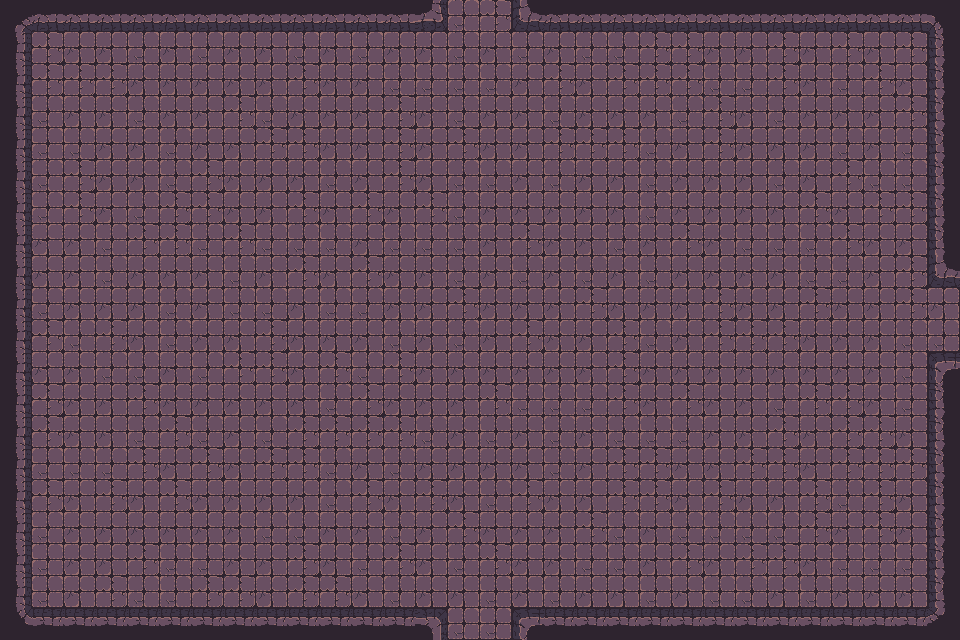

This game map was drawn from its Tiled (.tmx) file and the tilesets committed beside it. A one-line description and the full map source follow:
An orthogonal 30x20 tile map with 32x32 px tiles, 1 tile layer (Tile layer 1), 2 tilesets and 57 objects.

<map version="1.10" tiledversion="1.11.2" orientation="orthogonal" renderorder="right-down" width="30" height="20" tilewidth="32" tileheight="32" infinite="0" nextlayerid="3" nextobjectid="1">
    <tileset firstgid="1" name="Town Tileset" tilewidth="32" tileheight="32" tilecount="64" columns="8">
        <image source="../../../tiles/World H Tileset.png" trans="ff00ff" width="256" height="256" />
        <tile id="4">
            <objectgroup draworder="index" id="2">
                <object id="1" x="0" y="0" width="32" height="32" />
            </objectgroup>
        </tile>
        <tile id="5">
            <objectgroup draworder="index" id="2">
                <object id="1" x="0" y="0" width="32" height="32" />
            </objectgroup>
        </tile>
        <tile id="6">
            <objectgroup draworder="index" id="2">
                <object id="1" x="0" y="0" width="32" height="32" />
            </objectgroup>
        </tile>
        <tile id="7">
            <objectgroup draworder="index" id="2">
                <object id="1" x="0" y="0" width="32" height="32" />
            </objectgroup>
        </tile>
        <tile id="8">
            <objectgroup draworder="index" id="2">
                <object id="1" x="0" y="0" width="32" height="32" />
            </objectgroup>
        </tile>
        <tile id="10">
            <objectgroup draworder="index" id="2">
                <object id="1" x="0" y="32" width="32" height="0" />
            </objectgroup>
        </tile>
        <tile id="11">
            <objectgroup draworder="index" id="2">
                <object id="1" x="0" y="32" width="32" height="0" />
                <object id="2" x="32" y="0" width="0" height="32" />
            </objectgroup>
        </tile>
        <tile id="12">
            <objectgroup draworder="index" id="2">
                <object id="1" x="32" y="0" width="0" height="32" />
            </objectgroup>
        </tile>
        <tile id="13">
            <objectgroup draworder="index" id="2">
                <object id="1" x="0" y="32" width="32" height="0" />
                <object id="2" x="0" y="32" width="32" height="0" />
                <object id="3" x="0" y="0" width="0" height="32" />
            </objectgroup>
        </tile>
        <tile id="14">
            <objectgroup draworder="index" id="2">
                <object id="1" x="0" y="0" width="0" height="32" />
            </objectgroup>
        </tile>
        <tile id="16">
            <objectgroup draworder="index" id="2">
                <object id="1" x="0" y="0" width="32" height="32" />
            </objectgroup>
        </tile>
        <tile id="24">
            <objectgroup draworder="index" id="2">
                <object id="1" x="0" y="0" width="32" height="32" />
            </objectgroup>
        </tile>
    </tileset>
    <tileset firstgid="65" name="Dungeon Crawler Tileset" tilewidth="32" tileheight="32" tilecount="100" columns="10">
        <image source="../../../tiles/Dungeon_Tile.png" trans="" width="320" height="320" />
        <tile id="2">
            <objectgroup draworder="index" id="2">
                <object id="1" x="0" y="0" width="32" height="32" />
            </objectgroup>
        </tile>
        <tile id="3">
            <objectgroup draworder="index" id="2">
                <object id="1" x="0" y="0" width="32" height="32" />
            </objectgroup>
        </tile>
        <tile id="4">
            <objectgroup draworder="index" id="2">
                <object id="1" x="0" y="0" width="32" height="32" />
            </objectgroup>
        </tile>
        <tile id="5">
            <objectgroup draworder="index" id="2">
                <object id="1" x="0" y="0" width="32" height="32" />
            </objectgroup>
        </tile>
        <tile id="6">
            <objectgroup draworder="index" id="2">
                <object id="1" x="0" y="0" width="32" height="32" />
            </objectgroup>
        </tile>
        <tile id="8">
            <objectgroup draworder="index" id="2">
                <object id="1" x="0" y="0" width="32" height="32" />
            </objectgroup>
        </tile>
        <tile id="12">
            <objectgroup draworder="index" id="2">
                <object id="1" x="0" y="0" width="32" height="32" />
            </objectgroup>
        </tile>
        <tile id="13">
            <objectgroup draworder="index" id="2">
                <object id="1" x="0" y="0" width="32" height="32" />
            </objectgroup>
        </tile>
        <tile id="14">
            <objectgroup draworder="index" id="2">
                <object id="1" x="0" y="0" width="32" height="32" />
            </objectgroup>
        </tile>
        <tile id="15">
            <objectgroup draworder="index" id="2">
                <object id="1" x="0" y="0" width="32" height="32" />
            </objectgroup>
        </tile>
        <tile id="16">
            <objectgroup draworder="index" id="2">
                <object id="1" x="0" y="0" width="32" height="32" />
            </objectgroup>
        </tile>
        <tile id="18">
            <objectgroup draworder="index" id="2">
                <object id="1" x="0" y="0" width="32" height="32" />
            </objectgroup>
        </tile>
        <tile id="22">
            <objectgroup draworder="index" id="2">
                <object id="1" x="0" y="0" width="32" height="32" />
            </objectgroup>
        </tile>
        <tile id="23">
            <objectgroup draworder="index" id="2">
                <object id="1" x="0" y="0" width="32" height="32" />
            </objectgroup>
        </tile>
        <tile id="24">
            <objectgroup draworder="index" id="2">
                <object id="1" x="0" y="0" width="32" height="32" />
            </objectgroup>
        </tile>
        <tile id="25">
            <objectgroup draworder="index" id="2">
                <object id="1" x="0" y="0" width="32" height="32" />
            </objectgroup>
        </tile>
        <tile id="26">
            <objectgroup draworder="index" id="2">
                <object id="1" x="0" y="0" width="32" height="32" />
            </objectgroup>
        </tile>
        <tile id="28">
            <objectgroup draworder="index" id="2">
                <object id="1" x="0" y="0" width="32" height="32" />
            </objectgroup>
        </tile>
        <tile id="32">
            <objectgroup draworder="index" id="2">
                <object id="1" x="0" y="0" width="32" height="32" />
            </objectgroup>
        </tile>
        <tile id="33">
            <objectgroup draworder="index" id="2">
                <object id="1" x="0" y="0" width="32" height="32" />
            </objectgroup>
        </tile>
        <tile id="34">
            <objectgroup draworder="index" id="2">
                <object id="1" x="0" y="0" width="32" height="32" />
            </objectgroup>
        </tile>
        <tile id="35">
            <objectgroup draworder="index" id="2">
                <object id="1" x="0" y="0" width="32" height="32" />
            </objectgroup>
        </tile>
        <tile id="36">
            <objectgroup draworder="index" id="2">
                <object id="1" x="0" y="0" width="32" height="32" />
            </objectgroup>
        </tile>
        <tile id="38">
            <objectgroup draworder="index" id="2">
                <object id="1" x="0" y="0" width="32" height="32" />
            </objectgroup>
        </tile>
        <tile id="42">
            <objectgroup draworder="index" id="2">
                <object id="1" x="0" y="0" width="32" height="32" />
            </objectgroup>
        </tile>
        <tile id="43">
            <objectgroup draworder="index" id="2">
                <object id="1" x="0" y="0" width="32" height="32" />
            </objectgroup>
        </tile>
        <tile id="44">
            <objectgroup draworder="index" id="2">
                <object id="1" x="0" y="0" width="32" height="32" />
            </objectgroup>
        </tile>
        <tile id="45">
            <objectgroup draworder="index" id="2">
                <object id="1" x="0" y="0" width="32" height="32" />
            </objectgroup>
        </tile>
        <tile id="46">
            <objectgroup draworder="index" id="2">
                <object id="1" x="0" y="0" width="32" height="32" />
            </objectgroup>
        </tile>
        <tile id="48">
            <objectgroup draworder="index" id="2">
                <object id="1" x="0" y="0" width="32" height="32" />
            </objectgroup>
        </tile>
        <tile id="52">
            <objectgroup draworder="index" id="2">
                <object id="1" x="0" y="0" width="32" height="32" />
            </objectgroup>
        </tile>
        <tile id="53">
            <objectgroup draworder="index" id="2">
                <object id="1" x="0" y="0" width="32" height="32" />
            </objectgroup>
        </tile>
        <tile id="54">
            <objectgroup draworder="index" id="2">
                <object id="1" x="0" y="0" width="32" height="32" />
            </objectgroup>
        </tile>
        <tile id="55">
            <objectgroup draworder="index" id="2">
                <object id="1" x="0" y="0" width="32" height="32" />
            </objectgroup>
        </tile>
        <tile id="56">
            <objectgroup draworder="index" id="2">
                <object id="1" x="0" y="0" width="32" height="32" />
            </objectgroup>
        </tile>
        <tile id="58">
            <objectgroup draworder="index" id="2">
                <object id="1" x="0" y="0" width="32" height="32" />
            </objectgroup>
        </tile>
        <tile id="62">
            <objectgroup draworder="index" id="2">
                <object id="1" x="0" y="0" width="32" height="32" />
            </objectgroup>
        </tile>
        <tile id="63">
            <objectgroup draworder="index" id="2">
                <object id="1" x="0" y="0" width="32" height="32" />
            </objectgroup>
        </tile>
        <tile id="64">
            <objectgroup draworder="index" id="2">
                <object id="1" x="0" y="0" width="32" height="32" />
            </objectgroup>
        </tile>
        <tile id="65">
            <objectgroup draworder="index" id="2">
                <object id="1" x="0" y="0" width="32" height="32" />
            </objectgroup>
        </tile>
        <tile id="66">
            <objectgroup draworder="index" id="2">
                <object id="1" x="0" y="0" width="32" height="32" />
            </objectgroup>
        </tile>
        <tile id="68">
            <objectgroup draworder="index" id="2">
                <object id="1" x="0" y="0" width="32" height="32" />
            </objectgroup>
        </tile>
    </tileset>
    <layer id="1" name="Tile layer 1" width="30" height="20">
        <data encoding="csv">
67,68,68,68,68,68,68,68,68,68,68,68,68,103,66,65,100,68,68,68,68,68,68,68,68,68,68,68,68,69,
77,65,75,75,66,75,66,75,75,66,75,66,75,75,66,75,66,75,66,66,65,65,75,75,65,75,65,75,65,79,
77,65,65,65,75,75,75,75,75,65,75,75,66,66,66,66,75,65,75,65,65,65,66,66,65,75,66,65,75,79,
77,66,75,75,66,75,75,65,66,75,75,75,65,75,66,75,75,66,75,75,75,66,65,75,66,75,75,75,65,79,
77,66,66,75,75,66,75,75,65,65,75,75,65,75,65,75,75,65,65,65,66,75,65,75,75,75,66,75,66,79,
77,66,65,75,75,66,65,75,75,75,66,75,65,75,66,66,75,66,75,75,66,75,75,75,66,75,65,66,66,79,
77,66,65,75,66,65,65,75,75,65,75,65,75,65,66,75,75,75,75,75,66,75,75,75,75,65,75,65,65,79,
77,75,75,66,65,65,66,65,66,66,66,75,66,66,66,75,65,75,75,66,75,65,75,66,66,66,65,75,75,79,
77,75,75,66,75,75,75,66,75,65,75,65,75,75,66,75,66,75,66,75,66,75,75,75,75,66,66,75,65,100,
77,66,75,75,75,66,75,66,66,75,66,66,75,75,65,75,75,75,65,75,75,75,65,75,75,65,75,75,65,75,
77,65,66,65,75,66,75,75,65,75,75,75,66,75,66,75,65,75,75,65,66,75,65,65,65,75,75,75,66,66,
77,75,75,66,66,75,66,65,65,75,65,66,65,75,75,75,75,75,75,65,75,75,75,75,75,75,75,75,66,70,
77,65,75,75,65,75,75,75,75,75,66,65,75,75,75,65,66,66,66,65,75,65,75,75,66,65,65,75,66,79,
77,65,75,75,66,65,66,75,66,65,65,65,65,66,75,66,75,66,75,66,66,66,75,75,65,75,65,65,75,79,
77,66,66,66,65,75,65,75,65,65,66,75,66,75,75,75,75,66,75,65,65,75,75,65,65,75,65,65,65,79,
77,65,75,65,75,65,75,75,75,75,66,65,75,65,75,66,65,75,75,65,65,75,65,75,75,65,66,65,75,79,
77,66,75,75,75,75,75,75,66,66,75,75,66,75,65,75,75,75,65,66,75,66,66,66,66,65,75,65,75,79,
77,66,75,75,65,66,66,75,75,65,75,66,65,75,66,65,75,75,66,66,75,65,75,65,65,75,66,66,66,79,
77,66,75,65,66,66,65,65,75,65,65,75,66,75,75,66,75,66,75,75,66,75,66,66,75,66,75,75,75,79,
87,88,88,88,88,88,88,88,88,88,88,88,88,73,66,66,70,88,88,88,88,88,88,88,88,88,88,88,88,89
        </data>
    </layer>
</map>
